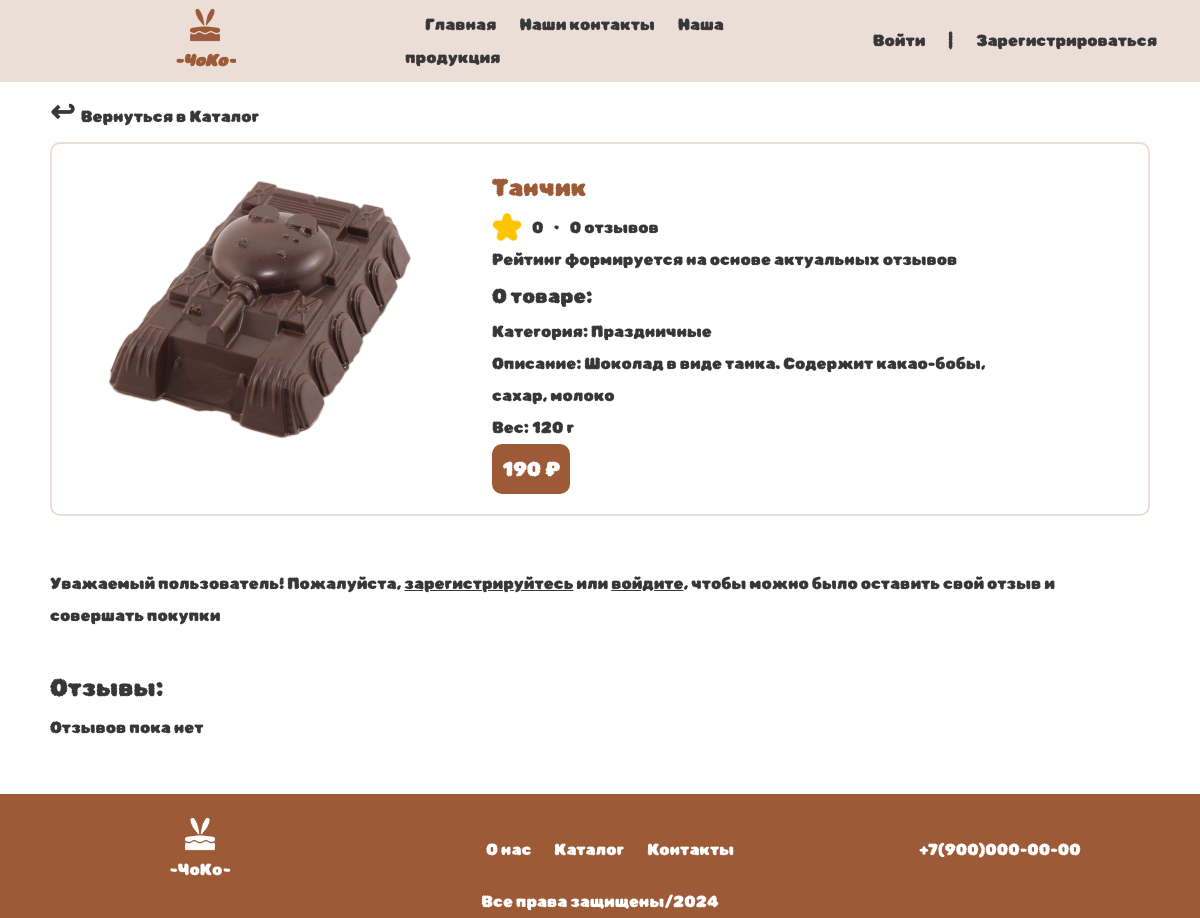
Screenshot of /user/chocolate/id_product=3/ with the database file from the repository.
### main/models.py (models this page shows, shortened)
class Product(models.Model):
    objects = None
    category = models.CharField(max_length=20, default=None)
    product_name = models.CharField(max_length=50, default=None, unique=True)
    description = models.CharField(max_length=150, default=None)
    price = models.IntegerField(default=0)
    grams = models.IntegerField(default=0)
    image = models.ImageField(upload_to='img/', blank=True, null=True)
    new = models.BooleanField(default=False)

### users/views.py (the view)
# urls.py: path('chocolate/id_product=<int:id>/', users.info_product, name='info_product'),
def info_product(request, id):
    global user_cookie, url_cookie
    divider = 0
    score_all_users = 0
    total = 0
    try:
        user_cookie = request.COOKIES['hard_id']
    except KeyError:
        user_cookie = None
    if products.filter(id=id).exists():
        for i in basket.filter(basket=True, hard_id=user_cookie):
            total += (i.price * i.count)
        for i in feedbacks.filter(id_product=id):
            divider += 1
            score_all_users += i.score
        if divider == 0:
            general_assessment = 0
        else:
            general_assessment = round(score_all_users / divider, 1)
        url_cookie = request.build_absolute_uri()
        response = render(request, 'main/info_product.html', context={'products': products.filter(id=id),
                                                                      'feedbacks': feedbacks.filter(id_product=id),
                                                                      'id_product': id, 'start_url': start_url,
                                                                      'user_hard_id': user_cookie,
                                                                      'feedback_image': feedbacks_images.filter(
                                                                          hard_id=user_cookie, id_product=id),
                                                                      'general_assessment': general_assessment,
                                                                      'count_feedbacks': divider, 'users': users.all(),
                                                                      'basket': basket.filter(basket=True,
                                                                                              hard_id=user_cookie),
                                                                      'total': total, 'favourites': basket.filter(
                hard_id=user_cookie, favourites=True, id_product=id).exists()})
        response.set_cookie('url', url_cookie, secure=True, samesite='Lax', httponly=True, max_age=None)
        return response
    else:
        return render(request, 'main/error_404.html', status=404)

### templates/main/info_product.html (shortened to what this page needs)
<!DOCTYPE html>
{% load static %}
<html lang="en">
<head>
  <link rel="stylesheet" href="{% static 'css/nav.css' %}" />
  <link rel="stylesheet" href="{% static 'css/all.css' %}" />
  <link rel="stylesheet" href="{% static 'css/footer.css' %}" />
  <link rel="stylesheet" href="{% static 'css/info_product.css' %}" />
  <link rel="stylesheet" href="{% static 'css/buy.css' %}" />
  <link rel="stylesheet" href="{% static 'css/add.css' %}" />
  <link rel="stylesheet" href="{% static 'css/send_feedback.css' %}" />
</head>
<body>
  {% include 'main/nav.html' %}
  <br>
  <div class="content">
    <a href="{% url 'main' %}#all_products" class="main_all_products_a">
      <span class="main_all_products_span">&#8617; </span> Вернуться в Каталог
    </a>
    {% for i in products %}
    <form method="post" id="form_add">
      <div class="card_info">
        <div>
          <img src="{{ i.image.url }}" alt="chocolate" />
        </div>
        <div>
          <h2 class="name_product">{{ i.product_name }}</h2>
          <div class="score_and_feedbacks">
            <img src="../../../../media/icons/icon_score.png" alt="icon_score" />
            <p>{{ general_assessment }}<span>•</span></p>
            <a href="#feedbacks">{{ count_feedbacks }} отзывов</a>
          </div>
          <p>Рейтинг формируется на основе актуальных отзывов</p>
          <p style="font-size: 20px;">О товаре:</p>
          <p>Категория: {{ i.category }}</p>
          <p style="word-break:inherit;">Описание: {{ i.description }}</p>
          <p>Вес: {{ i.grams }} г</p>
          <p class="p_price">{{ i.price }} ₽</p>
        </div>
        {% endfor %}
      </div>
    </form>
    <br>
    {% if user_hard_id == None or user_hard_id == "None" %}
    <p class="user_active_none">
      Уважаемый пользователь! Пожалуйста,
      <a href="{% url 'registration' %}">зарегистрируйтесь</a> или
      <a href="{% url 'login' %}">войдите</a>, чтобы можно было оставить
      свой отзыв и совершать покупки
    </p>
    {% else %}
    <h2>Оставить отзыв</h2>
    {% include 'users/send_feedback.html' %}
    {% endif %}
    <br>
    {% include 'users/feedbacks_info_product.html' %}
  </div>
  {% include 'main/footer.html' %}
</body>
</html>

### static/css/all.css (style rules this page uses)
* { font-family: "RubikBubbles-Regular"; color: rgb(55, 55, 55); font-weight: 100; line-height: 2; inset: 0; margin: 0; padding: 0; overflow-x: clip; }
html, body { height: 100%; }
body { display: flex; flex-direction: column; }
.content { flex: 1 0 auto; }
.main_all_products_a { text-decoration: none; width: max-content; }
.main_all_products_span { font-size: 30px; font-weight: bold; }

### static/css/info_product.css (style rules this page uses)
.content { margin: 50px; }
.card_info { display: grid; grid-template-columns: 1fr 5fr 1fr; align-items: center; padding: 20px; gap: 20px; }
.card_info>div:nth-child(1)>img { width: 400px; }
.score_and_feedbacks>img { height: 30px; }
.name_product { color: rgb(156, 90, 54); }
.score_and_feedbacks { display: grid; grid-template-columns: repeat(3, max-content); gap: 10px; }
.p_price { background-color: rgb(156, 90, 54); width: max-content; padding: 5px 10px; color: white; border-radius: 10px; font-size: 20px; }
.score_and_feedbacks span { margin-left: 10px; }
.score_and_feedbacks>a { text-decoration: none; }
.user_active_none { margin-top: 20px; }
#form_add { display: flex; border: 2px solid rgb(235, 222, 215); border-radius: 10px; }

### rows the page displays
Product: image (picture), product_name "Танчик", new "0", category "Праздничные", description "Шоколад в виде танка. Содержит какао-бобы, сахар, молоко", grams "120", price "190"
